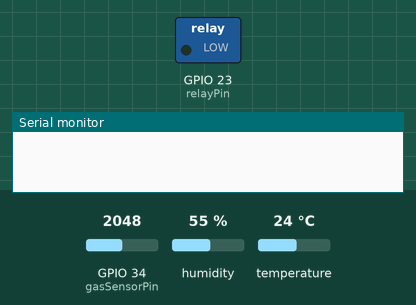
Simulated run of this sketch. Board: ESP32. Parts: switched loads named in the sketch (green lamp = pin HIGH), the last lines printed to the serial monitor. The test bench sets the inputs (shaded band); at power-on: GPIO 34 (gasSensorPin) = 2048, humidity 55 %, temperature 24 °C. WiFi joins after 1.5 s; servers stay silent unless stated.

Above: at 0.1 s.
At 3.9 s:
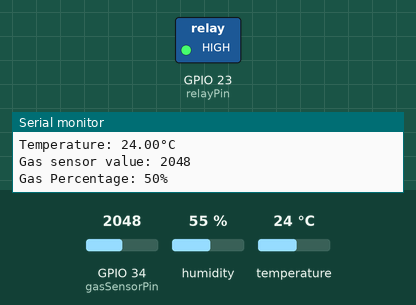
Timing chart, 0 to 5.4 s (numbered marks = the images above):
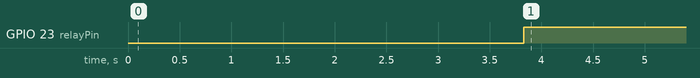

The sketch:

sketch_may4a.ino
```cpp
#define BLYNK_TEMPLATE_ID "TMPL6YAS5_ss3"
#define BLYNK_TEMPLATE_NAME "IoT Smart Exhaust Fan"
#define BLYNK_PRINT Serial  // Directs Blynk messages to the serial port

#include <WiFi.h>  // Include WiFi library for ESP32
#include <BlynkSimpleEsp32.h>  // Include Blynk ESP32 library
#include "DHT.h"  // Include DHT sensor library

// Blynk and WiFi credentials
const char auth[] = "jbfjmdnbjb";  // Blynk authentication token
const char ssid[] = "Rohit";  // WiFi SSID
const char pass[] = "1234567890";  // WiFi password

// Pin configuration
#define DHTPIN 22  // DHT sensor pin
#define DHTTYPE DHT11  // Type of DHT sensor

const int gasSensorPin = 34;  // Gas sensor pin
const int relayPin = 23;  // Relay module pin

const int gasThreshold = 20;  // Gas level threshold for triggering the relay

DHT dht(DHTPIN, DHTTYPE);  // Initialize DHT sensor

bool manualMode = false;  // Flag to track if the relay is in manual mode

void setup()
{
  Serial.begin(115200);  // Start serial communication at 115200 baud rate
  dht.begin();  // Initialize DHT sensor
  Blynk.begin(auth, ssid, pass);  // Connect to Blynk using WiFi

  pinMode(relayPin, OUTPUT);  // Set relay pin as output
  pinMode(gasSensorPin, INPUT);  // Set gas sensor pin as input

  digitalWrite(relayPin, LOW);  // Ensure relay is off initially

  delay(2000);  // Wait for 2 seconds before proceeding
}

// Function to handle manual relay control from Blynk app
BLYNK_WRITE(V4)
{
  int relayControl = param.asInt();  // Get value from Blynk app
  manualMode = (relayControl == 1);  // Set manual mode based on app input

  if (manualMode)
  {
    digitalWrite(relayPin, HIGH);  // Turn on relay in manual mode
  }
  else
  {
    digitalWrite(relayPin, LOW);  // Turn off relay when exiting manual mode
  }

  Blynk.virtualWrite(V3, relayControl);  // Update relay status on Blynk
}

void loop()
{
  Blynk.run();  // Run Blynk

  int sensorValue = analogRead(gasSensorPin);  // Read gas sensor value
  int gas_percentage = map(sensorValue, 0, 4095, 0, 100);  // Convert to percentage

  float humidity = dht.readHumidity();  // Read humidity from DHT sensor
  float temperature = dht.readTemperature();  // Read temperature from DHT sensor

  // Check if sensor readings are valid
  if (isnan(humidity) || isnan(temperature))
  {
    Serial.println(F("Failed to read from DHT sensor!"));
    return;
  }

  // Print sensor values to the Serial Monitor
  Serial.print("Humidity: ");
  Serial.print(humidity);
  Serial.println("%");

  Serial.print("Temperature: ");
  Serial.print(temperature);
  Serial.println("°C ");

  Serial.print("Gas sensor value: ");
  Serial.println(sensorValue);

  Serial.print("Gas Percentage: ");
  Serial.print(gas_percentage);
  Serial.println("%");

  Serial.println();

  // Automatic control logic based on gas levels
  if (!manualMode)
  {
    if (gas_percentage > gasThreshold)
    {
      digitalWrite(relayPin, HIGH);  // Activate relay if gas above threshold
      Blynk.virtualWrite(V3, HIGH);  // Update Blynk app
    }
    else
    {
      digitalWrite(relayPin, LOW);  // Deactivate relay if gas below threshold
      Blynk.virtualWrite(V3, LOW);  // Update Blynk app
    }
  }

  // Send sensor values to Blynk
  Blynk.virtualWrite(V0, gas_percentage);  // Send gas percentage
  Blynk.virtualWrite(V1, temperature);  // Send temperature
  Blynk.virtualWrite(V2, humidity);  // Send humidity

  delay(1000);  // Wait for a second before next loop iteration
}
```

Measured:
- by itself, GPIO 23 (relayPin): LOW → HIGH at 3.8 s
